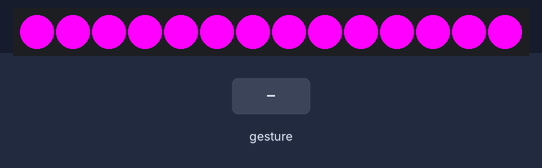
A program run on a simulated BBC micro:bit running MicroPython. On the bench: 14 RGB LEDs in strip order, left to right. The inputs (shaded band) are chosen by the test bench. A tilt is held for 1.5 s and a shake lasts 1 s, then the board lies face up again.

Above: at 1.2 s.
1.3 s: gesture 'up'
At 2.6 s:
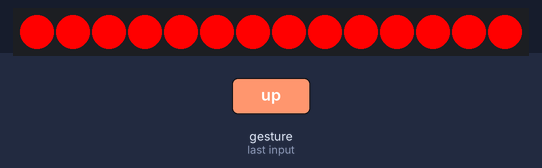
4.3 s: gesture 'down'
At 5.0 s:
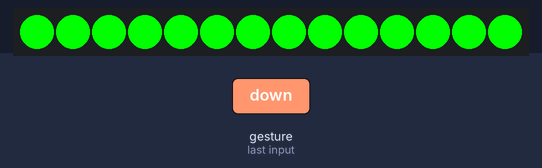
7.3 s: gesture 'left'
At 8.4 s:
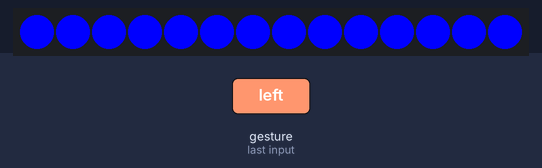
10.3 s: gesture 'right'
At 11.6 s:
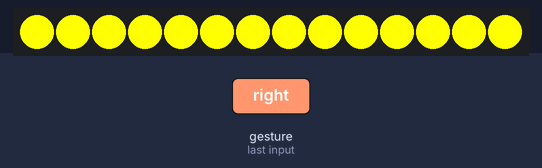
13.3 s: gesture 'face down'
At 14.3 s:
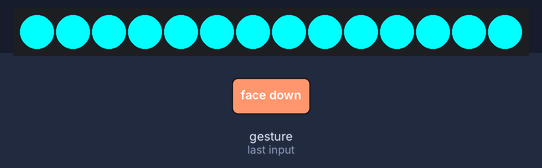
Timing chart, 0 to 16.3 s (numbered marks = the images above; inputs shaded):
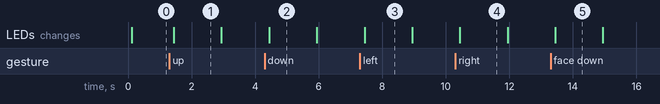

Measured:
- after the input at 1.3 s, the LEDs: change after 0.14 s (image 1)
- after the input at 4.3 s, the LEDs: change after 0.15 s (image 2)
- after the input at 7.3 s, the LEDs: change after 0.14 s (image 3)
- after the input at 10.3 s, the LEDs: change after 0.14 s (image 4)
- after the input at 13.3 s, the LEDs: change after 0.15 s (image 5)
- what the display in image 1 shows lasts 1.5 s, from 1.4 s to 2.9 s

The program:

Kostka-accel-neo.py
```python
from microbit import *
import neopixel

np = neopixel.NeoPixel(pin0, 14)
display.off()

def barva(r,g,b):
    for pixel_id in range(0, len(np)):
        red = r
        green = g
        blue = b

        # Assign the current LED a random red, green and blue value between 0 and 60
        np[pixel_id] = (red, green, blue)

        # Display the current pixel data on the Neopixel strip
        np.show()

while True:
    if accelerometer.was_gesture('up'):
        barva(255,0,0)
    if accelerometer.was_gesture('down'):
        barva(0,255,0)
    if accelerometer.was_gesture('left'):
        barva(0,0,255)
    if accelerometer.was_gesture('right'):
        barva(255,255,0)
    if accelerometer.was_gesture('face up'):
        barva(255,0,255)
    if accelerometer.was_gesture('face down'):
        barva(0,255,255)
```
